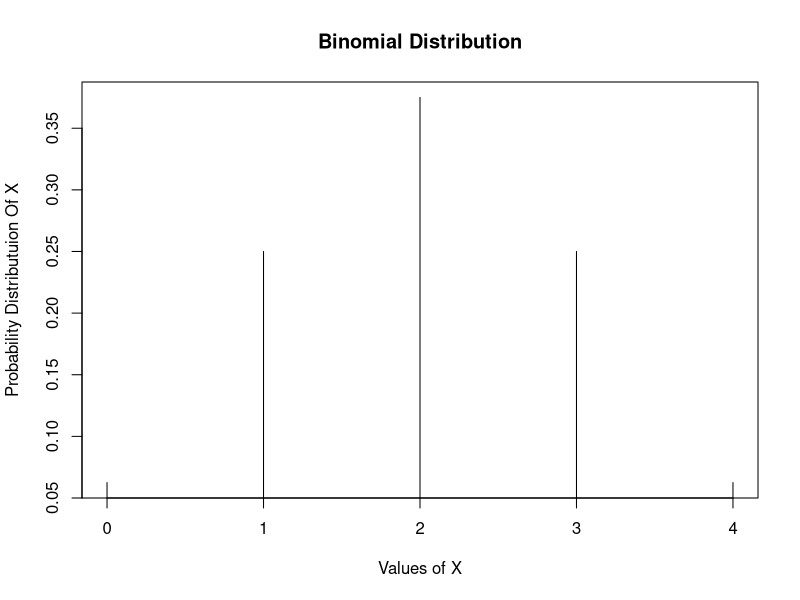

Reproduce this figure in R.
n= 4 
p=0.5
q=1-p

#two heads
#using binom
a=dbinom(2,n,p)
a

#using combination
r=2
prob = choose(n,r)*((p)^r)*((q)^(n-r))
prob


#using factorial
probf = (factorial(n)/(factorial(r)*(factorial(n-r)) ))*((p)^r)*((q)^(n-r))
probf

#atmost Two heads
#using pbinom
a=pbinom(2,n,p)
a

#using sum
s= sum(dbinom(0:2,n,p))
s

#atleast two head
#using pbinom 
a= 1- pbinom(1,n,p)
a

#using sum
s= sum (dbinom(2:4,n,p))
s

#Expectations of x
x=0:n
px = dbinom(x,n,p)
Ex=weighted.mean(x,px)
Ex

#Mean
mean = n*p
mean

#Variance
var= weighted.mean(x*x,px)-(weighted.mean(x,px))^2
var

#Visualize the probability distribution
plot(x,px,type="h",xlab="Values of X",ylab="Probability Distributuion Of X",
     main="Binomial Distribution")
rounded=round(px,digits=3)
rounded
#Dataframe
table=data.frame(x,px,rounded)
table

#10th, 20th quartiles of Bin(10,1/3) distribution
qbinom(0.1,10,1/3)
qbinom(0.2,10,1/3)

#how many heads will have a prob of 0.25 will come out when a coin is tossed 51 times
qbinom(0.25,51,1/2)

#Find 8 random values from a sample of 150 with prob of 0.4 
x=rbinom(8,150,0.4)
x
